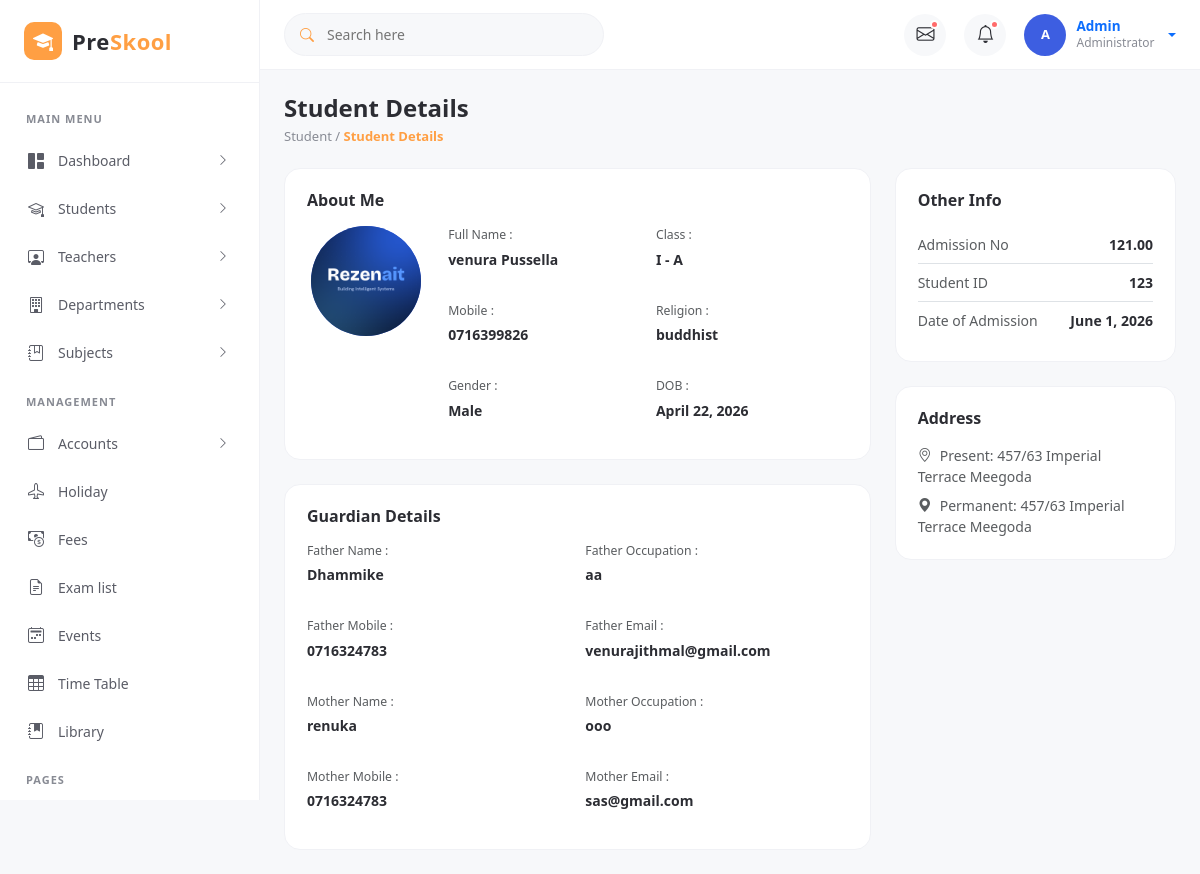
The app's page /student/view/venura-pussella-123/ with its own data.
### student/models.py (models this page shows, shortened)
class Student(models.Model):
    first_name = models.CharField(max_length=100)
    last_name = models.CharField(max_length=100)
    student_id = models.CharField(max_length=100, unique=True)
    gender = models.CharField(max_length=10,choices=[('Male', 'Male'), ('Female', 'Female')])
    date_of_birth = models.DateField()
    student_class = models.CharField(max_length=100)
    religion = models.CharField(max_length=20)
    joining_date = models.DateField()
    mobile_number = models.CharField(max_length=15)
    addmission_number = models.DecimalField(max_digits=10, decimal_places=2)
    section = models.CharField(max_length=100)
    student_image = models.ImageField(upload_to='student/', null=True, blank=True)
    parent = models.OneToOneField(Parent, on_delete=models.CASCADE)
    slug = models.SlugField(max_length=100, unique=True)

class Parent(models.Model):
    father_name = models.CharField(max_length=100)
    father_occupation = models.CharField(max_length=100)
    father_mobile = models.CharField(max_length=100)
    father_email = models.EmailField(max_length=100)
    mother_name = models.CharField(max_length=100)
    mother_email = models.EmailField(max_length=100)
    mother_mobile = models.CharField(max_length=100)
    mother_occupation = models.CharField(max_length=100)
    present_address = models.TextField()
    permanent_address = models.TextField()

### student/views.py (the view)
# urls.py: path("view/<slug:slug>/",views.view_student, name="view_student"),
def view_student(request, slug):
    student = get_object_or_404(Student, slug=slug)
    context = {
        'student': student
    }
    return render(request, 'students/view.html', context)

### templates/students/view.html (shortened to what this page needs)
{% extends 'Home/base.html' %}
{% block content %}
<div class="page-header">
  <h2>Student Details</h2>
  <div class="breadcrumb-text">
    <a href="{% url 'student_list' %}">Student</a> / <span class="current">Student Details</span>
  </div>
</div>
<div class="row g-4">
  <div class="col-xl-8">
    <div class="panel mb-4">
      <h3 class="panel-title mb-3">About Me</h3>
      <div class="row g-4">
        <div class="col-md-3 text-center">
          {% if student.student_image %}
          <img src="{{ student.student_image.url }}" class="avatar-circle avatar-lg avatar-img mx-auto" alt="">
          {% else %}
          <span class="avatar-circle avatar-lg avatar-purple mx-auto">{{ student.first_name|slice:":1" }}{{ student.last_name|slice:":1" }}</span>
          {% endif %}
        </div>
        <div class="col-md-9">
          <div class="row g-3">
            <div class="col-sm-6">
              <p class="text-muted small mb-1">Full Name :</p>
              <p class="fw-semibold">{{ student.first_name }} {{ student.last_name }}</p>
            </div>
            <div class="col-sm-6">
              <p class="text-muted small mb-1">Class :</p>
              <p class="fw-semibold">{{ student.student_class }} - {{ student.section }}</p>
            </div>
            <div class="col-sm-6">
              <p class="text-muted small mb-1">Mobile :</p>
              <p class="fw-semibold">{{ student.mobile_number }}</p>
            </div>
            <div class="col-sm-6">
              <p class="text-muted small mb-1">Religion :</p>
              <p class="fw-semibold">{{ student.religion }}</p>
            </div>
            <div class="col-sm-6">
              <p class="text-muted small mb-1">Gender :</p>
              <p class="fw-semibold">{{ student.gender }}</p>
            </div>
            <div class="col-sm-6">
              <p class="text-muted small mb-1">DOB :</p>
              <p class="fw-semibold">{{ student.date_of_birth }}</p>
            </div>
          </div>
        </div>
      </div>
    </div>
    <div class="panel">
      <h3 class="panel-title mb-3">Guardian Details</h3>
      <div class="row g-3">
        <div class="col-sm-6">
          <p class="text-muted small mb-1">Father Name :</p>
          <p class="fw-semibold">{{ student.parent.father_name }}</p>
        </div>
        <div class="col-sm-6">
          <p class="text-muted small mb-1">Father Occupation :</p>
          <p class="fw-semibold">{{ student.parent.father_occupation }}</p>
        </div>
        <div class="col-sm-6">
          <p class="text-muted small mb-1">Father Mobile :</p>
          <p class="fw-semibold">{{ student.parent.father_mobile }}</p>
        </div>
        <div class="col-sm-6">
          <p class="text-muted small mb-1">Father Email :</p>
          <p class="fw-semibold">{{ student.parent.father_email }}</p>
        </div>
        <div class="col-sm-6">
          <p class="text-muted small mb-1">Mother Name :</p>
          <p class="fw-semibold">{{ student.parent.mother_name }}</p>
        </div>
        <div class="col-sm-6">
          <p class="text-muted small mb-1">Mother Occupation :</p>
          <p class="fw-semibold">{{ student.parent.mother_occupation }}</p>
        </div>
        <div class="col-sm-6">
          <p class="text-muted small mb-1">Mother Mobile :</p>
          <p class="fw-semibold">{{ student.parent.mother_mobile }}</p>
        </div>
        <div class="col-sm-6">
          <p class="text-muted small mb-1">Mother Email :</p>
          <p class="fw-semibold">{{ student.parent.mother_email }}</p>
        </div>
      </div>
    </div>
  </div>
  <div class="col-xl-4">
    <div class="panel mb-4">
      <h3 class="panel-title mb-3">Other Info</h3>
      <div class="d-flex justify-content-between py-2 border-bottom">
        <span class="text-muted">Admission No</span>
        <span class="fw-semibold">{{ student.addmission_number }}</span>
      </div>
      <div class="d-flex justify-content-between py-2 border-bottom">
        <span class="text-muted">Student ID</span>
        <span class="fw-semibold">{{ student.student_id }}</span>
      </div>
      <div class="d-flex justify-content-between py-2">
        <span class="text-muted">Date of Admission</span>
        <span class="fw-semibold">{{ student.joining_date }}</span>
      </div>
    </div>
    <div class="panel">
      <h3 class="panel-title mb-3">Address</h3>
      <p class="text-muted mb-2"><i class="bi bi-geo-alt me-2"></i>Present: {{ student.parent.present_address }}</p>
      <p class="text-muted mb-0"><i class="bi bi-geo-alt-fill me-2"></i>Permanent: {{ student.parent.permanent_address }}</p>
    </div>
  </div>
</div>
{% endblock %}

### static/css/style.css (style rules this page uses)
:root { --sidebar-width: 260px; --header-height: 70px; --color-primary: #3D5EE1; --color-primary-light: #EEF2FF; --color-orange: #FF9F43; --color-orange-light: #FFF4E8; --color-pink: #FF6B6B; --color-pink-light: #FFE9E9; --color-purple: #9368E9; --color-purple-light: #F1ECFF; --color-blue: #3DAEFF; --color-blue-light: #E6F7FF; --color-yellow: #FFC542; --color-yellow-light: #FFF8E6; --color-text: #2C2D33; --color-text-muted: #888B94; --color-border: #F0F1F5; --color-bg: #F7F8FA; --radius-lg: 16px; --radius-md: 10px; --radius-sm: 6px; }
* { box-sizing: border-box; }
body { font-family: "Segoe UI", Roboto, Arial, sans-serif; background-color: var(--color-bg); color: var(--color-text); font-size: 14px; }
.page-header { margin-bottom: 22px; }
.page-header h2 { font-size: 24px; font-weight: 700; margin: 0 0 4px; }
.page-header .breadcrumb-text { font-size: 13px; color: var(--color-text-muted); }
.page-header .breadcrumb-text a { color: var(--color-text-muted); }
.page-header .breadcrumb-text .current { color: var(--color-orange); font-weight: 600; }
.avatar-circle { border-radius: 50%; display: inline-flex; align-items: center; justify-content: center; font-weight: 600; color: #fff; flex-shrink: 0; background: var(--color-primary); }
.avatar-circle.avatar-img { object-fit: cover; }
.avatar-lg { width: 110px; height: 110px; font-size: 34px; }
.panel { background: #fff; border-radius: var(--radius-lg); border: 1px solid var(--color-border); padding: 22px; }
.panel-title { font-size: 16px; font-weight: 700; margin: 0; }

### records on screen
Student: student_image (picture), first_name "venura", last_name "Pussella", student_class "I", section "A", mobile_number "0716399826", religion "buddhist", gender "Male", date_of_birth "April 22, 2026", parent.father_name "Dhammike", parent.father_occupation "aa", parent.father_mobile "0716324783", parent.father_email "venurajithmal@gmail.com", parent.mother_name "renuka", parent.mother_occupation "ooo", parent.mother_mobile "0716324783", parent.mother_email "sas@gmail.com", addmission_number "121.00", student_id "123", joining_date "June 1, 2026", parent.present_address "457/63 Imperial Terrace Meegoda", parent.permanent_address "457/63 Imperial Terrace Meegoda"
